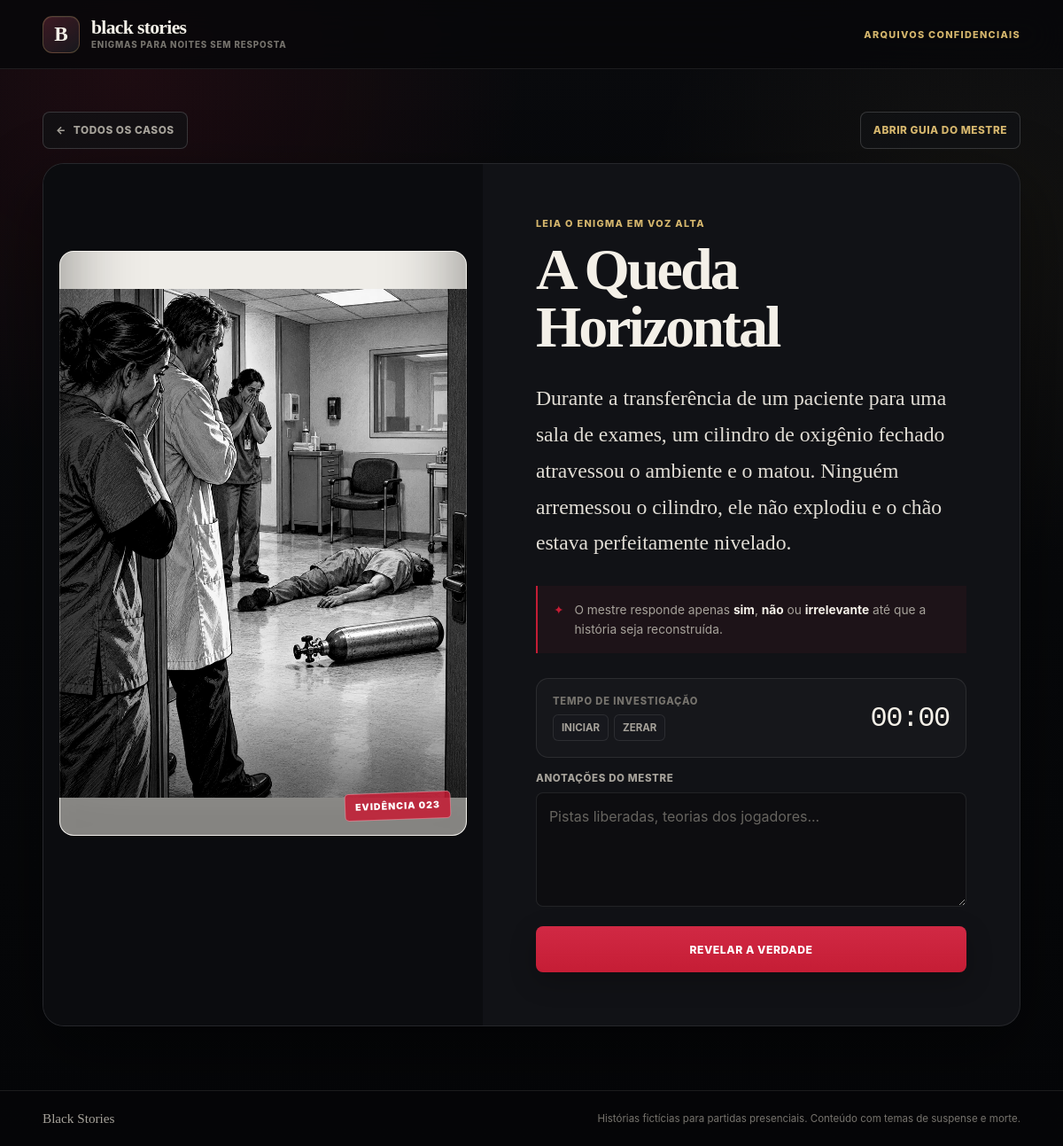
/historia/23/, run on the app's committed database.
### stories/models.py (models this page shows, shortened)
class Story(models.Model):
    title = models.CharField(max_length=200)
    description = models.TextField()
    image = models.ImageField(upload_to='stories/')
    answer = models.TextField()
    resolution_image = models.ImageField(upload_to='stories/', null=True, blank=True)
    created_at = models.DateTimeField(auto_now_add=True)
    class Meta:
        verbose_name = 'Story'
        verbose_name_plural = 'Stories'

### stories/views.py (the view)
def story_detail(request, story_id):
    story = get_object_or_404(
        Story.objects.only(
            "id",
            "title",
            "description",
            "image",
            "answer",
            "resolution_image",
        ),
        id=story_id,
    )
    return render(
        request,
        "story_detail.html",
        {"story": story},
    )

### templates/story_detail.html (shortened to what this page needs)
{% extends 'base.html' %}
{% block content %}
<section class="detail-container premium-detail" data-story-session data-story-id="{{ story.id }}">
    <nav class="detail-actions" aria-label="Navegação do caso">
        <a href="{% url 'stories:index' %}" class="back-button">
            <span aria-hidden="true">&larr;</span>
            Todos os casos
        </a>
        <a href="{% url 'stories:master' story.id %}" class="master-link">
            Abrir guia do mestre
        </a>
    </nav>
    <article class="story-card detail-card premium-case-file">
        <div class="case-dossier">
            <div class="story-image-panel">
                <div class="image-frame case-photo" data-image-frame>
                    <img
                        id="story-image-{{ story.id }}"
                        src="{{ story.image.url }}"
                        data-original="{{ story.image.url }}"
                        {% if story.resolution_image %}
                            data-resolution="{{ story.resolution_image.url }}"
                        {% else %}
                            data-resolution="{{ story.image.url }}"
                        {% endif %}
                        alt="{{ story.title }}"
                    >
                    <span class="photo-stamp">
                        evidência {{ story.id|stringformat:"03d" }}
                    </span>
                </div>
            </div>
            <div class="story-text case-briefing">
                <span class="section-label">
                    leia o enigma em voz alta
                </span>
                <h1 class="story-title">
                    {{ story.title }}
                </h1>
                <p class="story-description">
                    {{ story.description }}
                </p>
                <div class="master-instruction">
                    <span aria-hidden="true">✦</span>
                    <p>O mestre responde apenas <strong>sim</strong>, <strong>não</strong> ou <strong>irrelevante</strong> até que a história seja reconstruída.</p>
                </div>
                <div class="session-tools" aria-label="Ferramentas da partida">
                    <div class="session-meter">
                        <span>Tempo de investigação</span>
                        <strong data-session-timer>00:00</strong>
                        <div class="meter-actions">
                            <button type="button" data-timer-toggle>
                                Iniciar
                            </button>
                            <button type="button" data-timer-reset>
                                Zerar
                            </button>
                        </div>
                    </div>
                </div>
                <label class="notes-panel">
                    <span>Anotações do mestre</span>
                    <textarea
                        rows="4"
                        placeholder="Pistas liberadas, teorias dos jogadores..."
                        data-session-notes
                    ></textarea>
                </label>
                <div class="reveal-strip">
                    <button
                        class="reveal-btn"
                        type="button"
                        data-url="{% url 'stories:reveal' story.id %}"
                        data-target="answer-{{ story.id }}"
                    >
                        Revelar a verdade
                    </button>
                </div>
            </div>
        </div>
    </article>
</section>
{% endblock %}

### data on the page
Story: image (picture), id "023", title "A Queda Horizontal", description "Durante a transferência de um paciente para uma sala de exames, um cilindro de oxigênio fechado atravessou o ambiente e o matou. Ninguém arremessou o cilindro, ele não explodiu e o chão estava perfeitamente nivelado."
